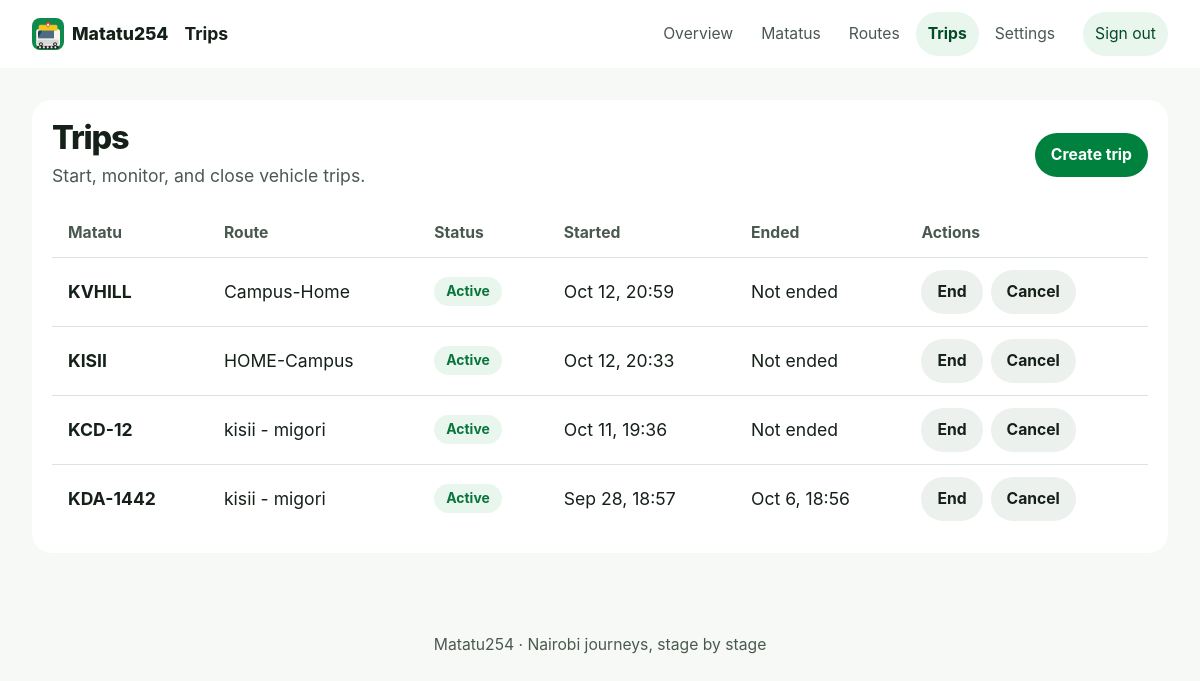
The page /management/trips/ (signed in) on the database its author committed.
### trips/models.py (models this page shows, shortened)
class ActiveTrip(models.Model):
  class Status(models.TextChoices):
    CREATED = "created", "Created"
    ACTIVE = "active", "Active"
    COMPLETED = "completed", "Completed"
    CANCELLED = "cancelled", "Cancelled"
  matatu = models.ForeignKey(Matatu, on_delete=models.CASCADE)
  route = models.ForeignKey(Route, on_delete=models.CASCADE)
  start_time = models.DateTimeField(auto_now_add=True)
  end_time = models.DateTimeField(null=True, blank=True)
  status = models.CharField(
    max_length=9,
    choices=Status.choices,
    default=Status.CREATED,
  )
  current_latitude = models.DecimalField(
      max_digits=9, decimal_places=6, null=True, blank=True
  )
  current_longitude = models.DecimalField(
      max_digits=9, decimal_places=6, null=True, blank=True
  )
  last_ping_at = models.DateTimeField(null=True, blank=True)

### fleet/models.py (models this page shows, shortened)
class Matatu(models.Model):
	registration_number = models.CharField(max_length=20, unique=True)
	operator = models.CharField(max_length=255)
	owner = models.ForeignKey(settings.AUTH_USER_MODEL, on_delete=models.CASCADE, related_name="matatus", null=True, blank=True)
	created_at = models.DateTimeField(auto_now_add=True)

### r_outes/models.py (models this page shows, shortened)
class Route(models.Model):
    name = models.CharField(max_length=100, unique=True)
    description = models.TextField(max_length=150, blank=True)

### management/views.py (the view)
# urls.py: path("trips/", views.trip_list, name="trip-list"),
@login_required
@user_passes_test(is_admin)
def trip_list(request):
    trips = ActiveTrip.objects.select_related('matatu', 'route').order_by('-start_time')
    return render(request, "management/trip_list.html", {'trips': trips})

### management/views.py (called while the page is built)
def is_admin(user):
    return user.is_authenticated and user.role == 'ADMIN'

### management/templates/management/trip_list.html (shortened to what this page needs)
{% extends 'base.html' %}
{% block app_title %}Trips{% endblock %}
{% block content %}
<section class="page-shell admin-list">
  <header class="page-heading"><div><h1>Trips</h1><p>Start, monitor, and close vehicle trips.</p></div><a class="btn btn-primary" href="{% url 'management:trip-create' %}">Create trip</a></header>
  {% if trips %}
    <div class="surface table-wrap"><table><thead><tr><th>Matatu</th><th>Route</th><th>Status</th><th>Started</th><th>Ended</th><th>Actions</th></tr></thead><tbody>
      {% for trip in trips %}<tr>
        <td><strong>{{ trip.matatu.registration_number }}</strong></td><td>{{ trip.route.name }}</td>
        <td><span class="badge{% if trip.status == 'active' %} badge-success{% elif trip.status == 'cancelled' %} badge-error{% elif trip.status == 'created' %} badge-warning{% endif %}">{{ trip.get_status_display }}</span></td>
        <td>{{ trip.start_time|date:'M j, H:i'|default:'Not started' }}</td><td>{{ trip.end_time|date:'M j, H:i'|default:'Not ended' }}</td>
        <td><div class="table-actions">
          {% if trip.status == 'created' %}<form method="post" action="{% url 'management:trip-start' trip.pk %}">{% csrf_token %}<button class="btn btn-primary btn-sm" type="submit">Start</button></form><form method="post" action="{% url 'management:trip-cancel' trip.pk %}" data-confirm="Cancel this trip?">{% csrf_token %}<button class="btn btn-danger btn-sm" type="submit">Cancel</button></form>
          {% elif trip.status == 'active' %}<form method="post" action="{% url 'management:trip-end' trip.pk %}" data-confirm="End this trip and close its passenger journeys?">{% csrf_token %}<button class="btn btn-secondary btn-sm" type="submit">End</button></form><form method="post" action="{% url 'management:trip-cancel' trip.pk %}" data-confirm="Cancel this trip?">{% csrf_token %}<button class="btn btn-danger btn-sm" type="submit">Cancel</button></form>
          {% else %}<span class="muted">No actions</span>{% endif %}
        </div></td>
      </tr>{% endfor %}
    </tbody></table></div>
  {% else %}<div class="surface empty-state"><h2>No trips yet</h2><p>Create a trip after choosing a vehicle and route.</p><a class="btn btn-primary" href="{% url 'management:trip-create' %}">Create trip</a></div>{% endif %}
</section>
{% endblock %}

### static/css/tokens.css (style rules this page uses)
:root { color-scheme: light; --brand-50: #e9f6ee; --brand-100: #ccead7; --brand-200: #a1d8b6; --brand-300: #71c18f; --brand-400: #44a96c; --brand-500: #00823e; --brand-600: #08753b; --brand-700: #075f32; --brand-800: #044a26; --brand-900: #03351c; --success: #08753b; --success-soft: #e9f6ee; --warning: #875700; --warning-soft: #fff3d6; --danger: #a33b30; --danger-soft: #fcebe8; --neutral-0: #ffffff; --neutral-50: #f7f9f6; --neutral-100: #edf1ed; --neutral-200: #dce4dc; --neutral-300: #c2cdc4; --neutral-400: #95a198; --neutral-500: #69776e; --neutral-600: #4a594f; --neutral-700: #344238; --neutral-800: #202d24; --neutral-900: #152019; --ink: var(--neutral-900); --ink-muted: var(--neutral-600); --surface: var(--neutral-0); --surface-raised: var(--neutral-0); --background: var(--neutral-50); --border: var(--neutral-200); --focus: #8b5d00; --skip-link-foreground: var(--neutral-0); --font-sans: Inter, ui-sans-serif, system-ui, -apple-system, BlinkMacSystemFont, "Segoe UI", sans-serif; --text-xs: clamp(.8125rem, .78rem + .12vw, .875rem); --text-sm: clamp(.9rem, .86rem + .16vw, .98rem); --text-md: clamp(1rem, .96rem + .2vw, 1.1rem); --text-lg: clamp(1.2rem, 1.06rem + .48vw, 1.5rem); --text-xl: clamp(1.55rem, 1.2rem + 1.1vw, 2.25rem); --text-display: clamp(2.4rem, 1.5rem + 4vw, 4.8rem); --line-tight: 1.08; --line-normal: 1.5; --space-0: 0; --space-1: .25rem; --space-0-25: .0625rem; --space-0-5: .125rem; --space-0-75: .1875rem; --space-1-5: .375rem; --space-2-5: .625rem; --space-3-5: .875rem; --space-2: .5rem; --space-3: .75rem; --space-4: 1rem; --space-5: 1.25rem; --space-6: 1.5rem; --space-8: 2rem; --space-10: 2.5rem; --space-12: 3rem; --space-16: 4rem; --space-20: 5rem; --space-24: 6rem; --space-25: 6.25rem; --space-30: 7.5rem; --page-gutter: clamp(var(--space-4), 4vw, var(--space-8)); --space-fluid-3: 3vw; --space-fluid-4: 4vw; --space-fluid-5: 5vw; --space-fluid-6: 6vw; --space-fluid-auth: 7vh; --page-shell-width: 68rem; --content-width: 76rem; --reading-width: 44rem; --screen-min-width: 20rem; --topbar-height: 3.25rem; --form-panel-width: 34rem; --form-large-width: 48rem; --scan-frame-max: 25rem; --scan-viewfinder-max: 15rem; --qr-image-max: 18.75rem; --stage-sticky-top: 4rem; --bottom-tabs-offset: 4.25rem; --home-min-height: 62vh; --landing-min-height: 75svh; --viewport-min-height: 100vh; --focus-outline-width: .1875rem; --stroke-2: .125rem; --stroke-3: .1875rem; --stroke-4: .25rem; --icon-size: 1.35rem; --route-map-label-size: 14px; --map-min-height: 22rem; --map-min-height-mobile: 15rem; --touch-target: 2.75rem; --border-width: 1px; --link-offset: .18em; --heading-tracking: -.035em; --title-tracking: -.06em; --title-line-height: .98; --small-hover-rise: -.0625rem; --small-press-scale: .97; --meter-line-height: .125rem; --route-stage-line: .1875rem; --scan-frame-width: 70vw; --scan-finder-width: 56vw; --scan-pulse-travel: 6rem; --scan-pulse-opacity: .65; --scan-line-opacity: .55; --scan-marker-scale: 1.18; --count-change-scale: 1.04; --content-arrive-opacity: .35; --tab-arrive-scale: .25; --page-shift-distance: var(--space-4); --table-min-column: 17rem; --qr-page-width: 45rem; --home-route-text-min: 3.5rem; --scan-video-ratio-x: 4; --scan-video-ratio-y: 3; --route-map-ratio-x: 5; --route-map-ratio-y: 3; --scan-window-border: var(--stroke-4); --visually-hidden-size: 1px; --border-radius-full: 50%; --content-stagger-1: 30ms; --content-stagger-2: 60ms; --content-stagger-3: 90ms; --content-stagger-4: 120ms; --content-stagger-5: 150ms; --tabbar-wide-width: 28rem; --tabbar-wide-transform-hidden: 150%; --content-limit-hero-wide: 15ch; --home-route-min-mobile: 2.75rem; --landing-title-mobile-min: 2.7rem; --landing-title-mobile-max: 4.2rem; --ticket-title-mobile-max: 4rem; --landing-title-mobile-width: 13vw; --ticket-title-mobile-width: 14vw; --ticket-mobile-height: 62svh; --landing-desktop-column-min: 20rem; --scan-desktop-column-min: 16rem; --map-min-height-mobile: 15rem; --motion-off-duration: .01ms; --radius-sm: .5rem; --radius-md: .875rem; --radius-lg: 1.25rem; --radius-xl: 1.75rem; --radius-pill: 999px; --shadow-float: 0 1rem 2.5rem rgb(21 32 25 / .14); --shadow-sheet: 0 .5rem 1.5rem rgb(21 32 25 / .09); --z-base: 0; --z-content: 1; --z-header: 20; --z-tabbar: 30; --z-banner: 40; --z-dialog: 50; --dur-fast: 150ms; --dur-base: 250ms; --dur-slow: 400ms; --dur-skeleton: 1400ms; --dur-scan: 2s; --dur-pulse: 1600ms; --ease-out: cubic-bezier(.22, 1, .36, 1); --ease-standard: cubic-bezier(.2, 0, 0, 1); }

### rows shown on the page
ActiveTrip: matatu.registration_number "KVHILL", route.name "Campus-Home", status "Active", start_time "Oct 12, 20:59", end_time "Not ended", shows "End"
ActiveTrip: matatu.registration_number "KISII", route.name "HOME-Campus", status "Active", start_time "Oct 12, 20:33", end_time "Not ended", shows "End"
ActiveTrip: matatu.registration_number "KCD-12", route.name "kisii - migori", status "Active", start_time "Oct 11, 19:36", end_time "Not ended", shows "End"
ActiveTrip: matatu.registration_number "KDA-1442", route.name "kisii - migori", status "Active", start_time "Sep 28, 18:57", end_time "Oct 6, 18:56", shows "End"
